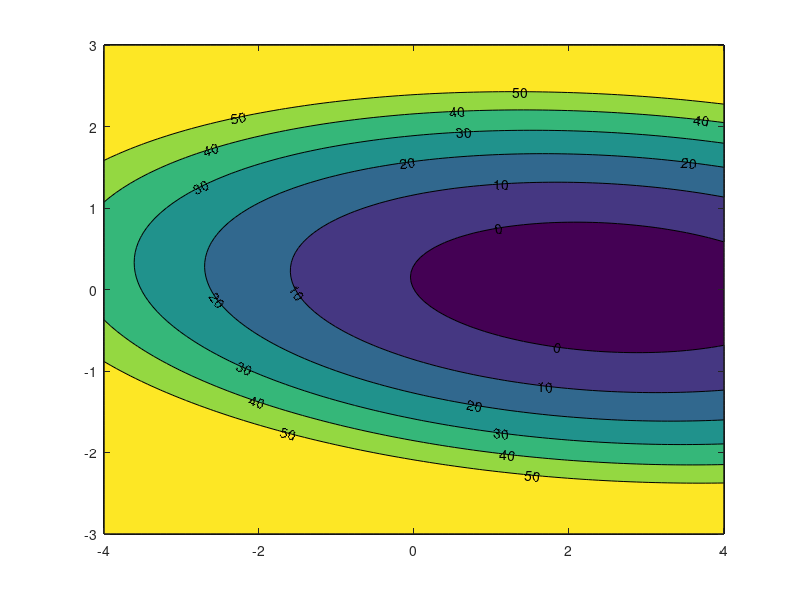

Write the MATLAB code that produced this figure. (Note: this script raises an error after producing the figure.)
% Ottimizzazione: Metodo Gradient Descent
clear; close all; clc;

% Prendere la funzione quadratica, f(x) = 0.5 * x' * Q * x - b' * x, definita nell'esempio pagina 34
Q = [2, 1; 1, 20];
b = [5; 3]; 

% Griglia per la visualizzazione
[x1, x2] = meshgrid(linspace(-4, 4, 100), linspace(-3, 3, 100));
z = zeros(size(x1));

% Valutazione della funzione su tutta la griglia
for i = 1:size(x1, 1)
    for j = 1:size(x1, 2)
        x = [x1(i,j); x2(i,j)];
        z(i,j) = 0.5*x'*Q*x - b'*x;
    end
end

%% Plot delle curve di livello
figure;
contour_levels = -10:10:50;
[C,h]=contourf(x1, x2, z,contour_levels);
clabel(C,h)
hold on;
colormap('parula');
colorbar;
xlabel('$x_1$', 'Interpreter', 'latex');
ylabel('$x_2$', 'Interpreter', 'latex');
title('Curve di livello e iterazioni del metodo del gradiente', 'Interpreter', 'latex');
grid on;

%% Metodo del gradiente
x_k = [-3; -1];         % Punto iniziale
alpha = 0.085;          % Passo
max_iter = 30;          % Numero di iterazioni
iterazioni = x_k';      % Salva iterazioni per il plot

for k = 1:max_iter

    grad = Q*x_k -b;                    % Gradiente
    x_k = x_k - alpha*grad;             % Iterazioni
    iterazioni = [iterazioni; x_k'];    % Salvataggio iterazioni
end

%% Plot delle iterazioni
plot(iterazioni(:,1), iterazioni(:,2), '-o', 'LineWidth', 2, 'Color', 'r');

% Confrontare il risultato con fminsearch(f,[-3;1]);
f = @(x) 0.5 * x' * Q * x - b' * x;

% gradf = @(x) Q * x - b;
x_opt = fminsearch(@(x) f(x(:)), [-3; 1]);
plot(x_opt(1), x_opt(2), 'kp', 'MarkerSize', 12, 'MarkerFaceColor', 'g');

% Calcolo della differenza tra le soluzioni
differenza = norm(iterazioni(end, :)' - x_opt);

% Stampa della differenza nella Command Window (opzionale)
disp(['Norma della differenza: ', num2str(differenza)]);